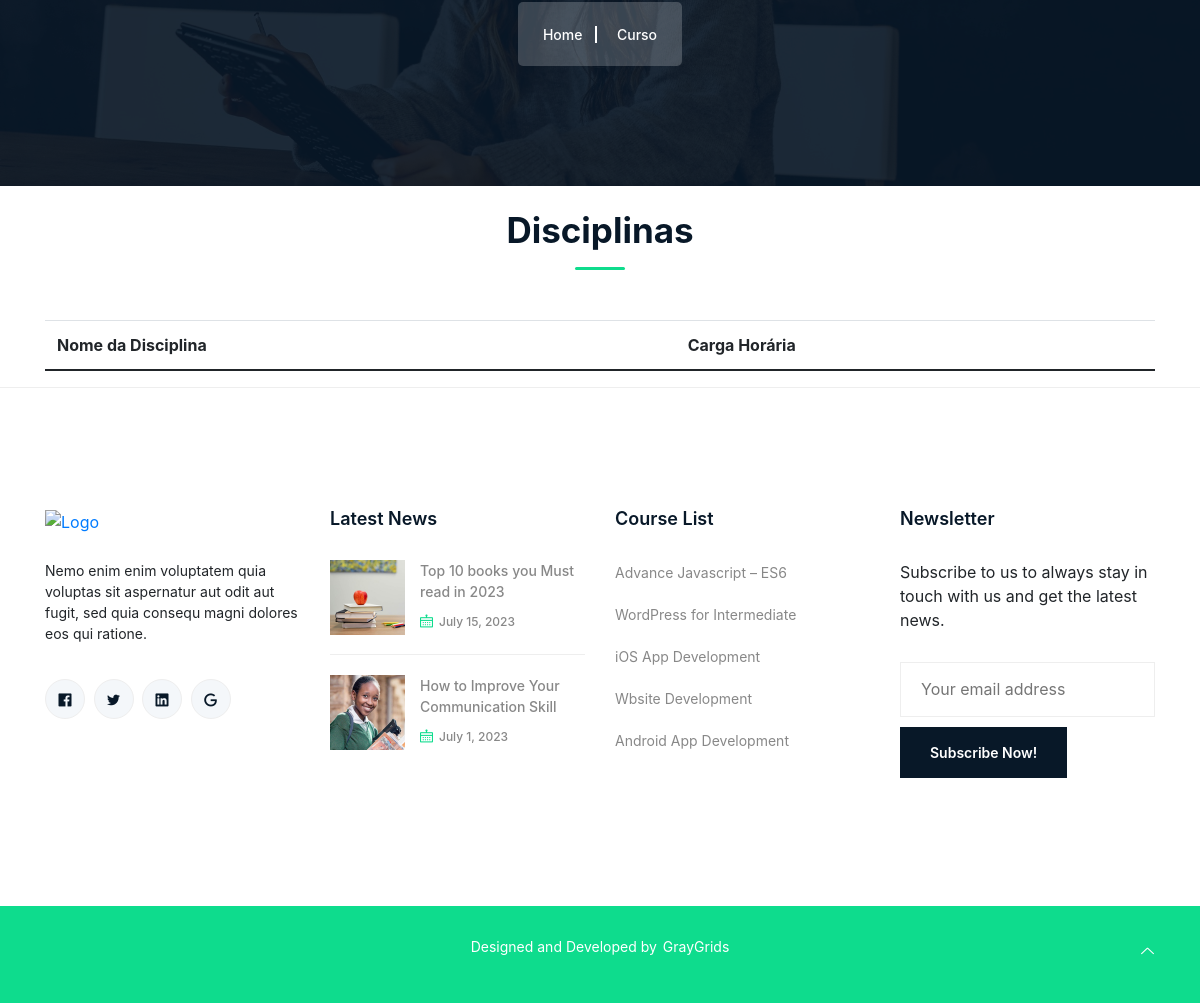
The app's page /curso-detalhe/2/ (lower part), older data.
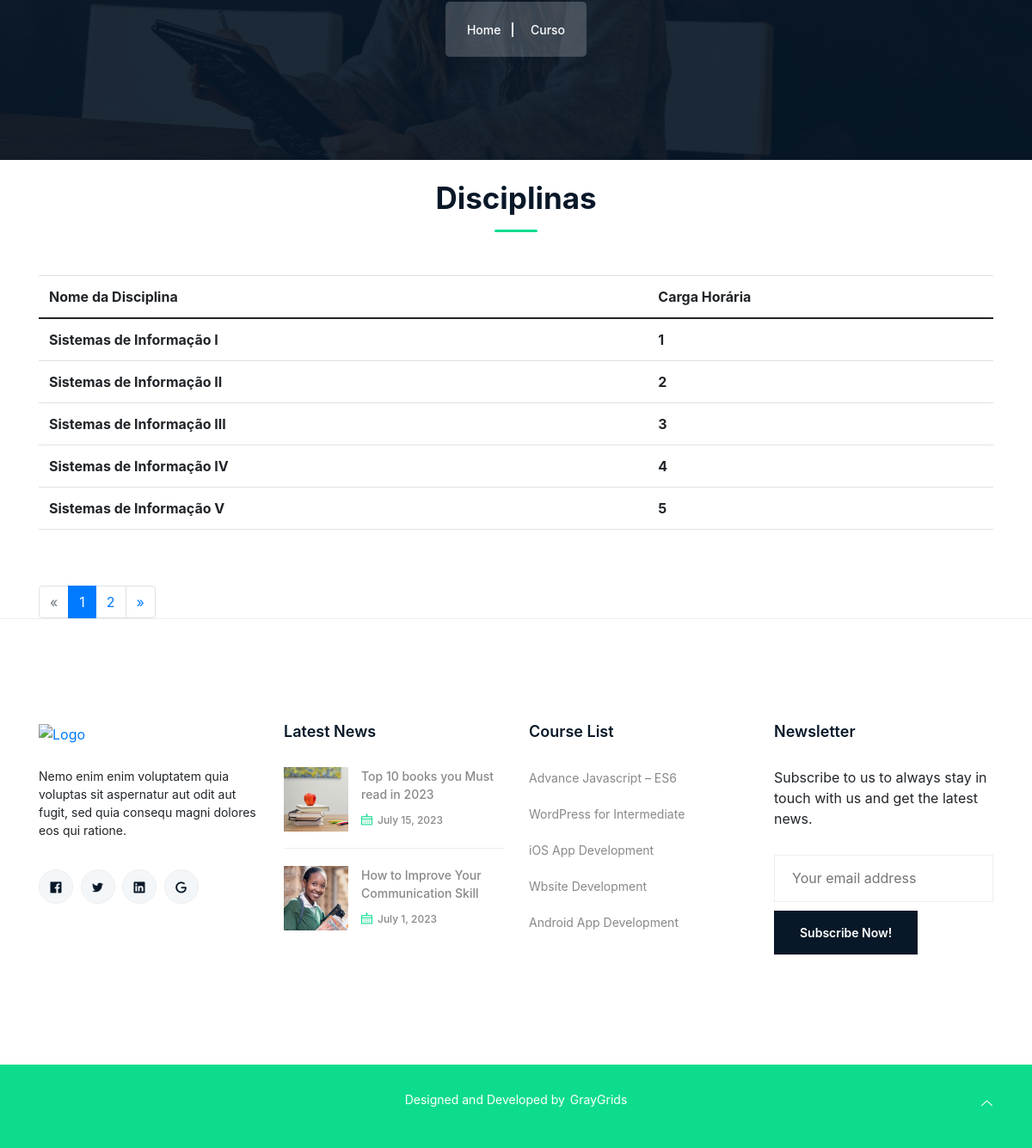
The same page, newer data.
### aplic/models.py (models this page shows, shortened)
class Disciplina(models.Model):
    curso = models.ForeignKey(Curso, on_delete=models.CASCADE)
    nome = models.CharField('Nome', max_length=100)
    carga_horaria = models.IntegerField('Carga horária')
    obrigatoria = models.BooleanField('Obrigatória', default=True)
    ementa = models.TextField('Ementa', blank=True, max_length=500)
    bibliografia = models.TextField('Bibliografia', blank=True, max_length=500)
    class Meta:
        verbose_name = 'Disciplina'
        verbose_name_plural = 'Disciplinas'

### aplic/views.py (the view)
# urls.py: path('curso-detalhe/<int:id>/', CursoDetalheView.as_view(), name='curso-detalhe'),
class CursoDetalheView(ListView):
    template_name = 'course-detail.html'
    paginate_by = 5
    ordering = 'nome'
    model = Disciplina
    def get_context_data(self, **kwargs):
        context = super(CursoDetalheView, self).get_context_data(**kwargs)
        id = self.kwargs['id']
        context['curso'] = Curso.objects.filter(id=id).first
        return context
    def get_queryset(self, **kwargs):
        id = self.kwargs['id']
        return Disciplina.objects.filter(curso_id=id)

### aplic/templates/course-detail.html (shortened to what this page needs)
{% extends 'base.html'  %}
{% load static %}
{% block content %}
    <div class="breadcrumbs overlay">
        <div class="container">
            <div class="row align-items-center">
                <div class="col-lg-8 offset-lg-2 col-md-12 col-12">
                    <ul class="breadcrumb-nav">
                        <li><a href="{% url 'index' %}">Home</a></li>
                        <li>Curso</li>
                    </ul>
                </div>
            </div>
        </div>
    </div>
    <section id="curso">
        <div class="container">
           <div class="row">
              <div class="col-12">
                 <div class="section-title align-center gray-bg">
                    <br/>
                    <h2 class="wow fadeInUp" data-wow-delay=".4s" style="visibility: visible; animation-delay: 0.4s; animation-name: fadeInUp;">Disciplinas</h2>
                 </div>
              </div>
           </div>
            <table class="table">
                <thead>
                    <tr>
                        <th scope="col">Nome da Disciplina</th>
                        <th scope="col">Carga Horária</th>
                    </tr>
                </thead>
                <tbody>
                    {% for d in page_obj %}
                        <tr>
                            <th scope="row">{{ d.nome }}</th>
                            <th scope="row">{{ d.carga_horaria }}</th>
                        </tr>
                    {% endfor %}
                </tbody>
            </table>
           {% include 'paginacao.html' %}
        </div>
     </section>
{% endblock %}

### aplic/templates/base.html (shortened to what this page needs)
{% load static %}
{% load bootstrap4 %}
<!DOCTYPE html>
<html class="no-js" lang="pt-br">
<head>
    <link rel="stylesheet" href="{% static 'css/bootstrap.min.css' %}" />
    <link rel="stylesheet" href="{% static 'css/LineIcons.2.0.css' %}" />
    <link rel="stylesheet" href="{% static 'css/animate.css' %}" />
    <link rel="stylesheet" href="{% static 'css/tiny-slider.css' %}" />
    <link rel="stylesheet" href="{% static 'css/glightbox.min.css' %}" />
    <link rel="stylesheet" href="{% static 'css/main.css' %}" />
    {% bootstrap_css %}
</head>
<body>
    {% block content %} {% endblock %}
    {% include 'footer.html' %}
    <a href="#" class="scroll-top btn-hover">
        <i class="lni lni-chevron-up"></i>
    </a>
</body>
</html>

### aplic/templates/toolbar.html (shortened to what this page needs)
{% load static %}

### aplic/templates/navbar.html (shortened to what this page needs)
{% load static %}

### aplic/templates/paginacao.html
{% load static %}
 {% if is_paginated %}
                <nav aria-label="navegacao-paginacao">
                    <ul class="pagination">
                        {% if page_obj.has_previous %}
                            <li class="page-item"><a class="page-link" href="?page={{ page_obj.previous_page_number }}">&laquo;</a></li>
                        {% else %}
                            <li class="page-item disabled"><a class="page-link" href="#">&laquo;</a></li>
                        {% endif %}
                        {% for num in paginator.page_range %}
                            {% if page_obj.number == num %}
                                <li class="page-item active"><a class="page-link" href="#">{{ num }}</a></li>
                            {% else %}
                                <li class="page-item"><a class="page-link" href="?page={{ num }}">{{ num }}</a></li>
                            {% endif %}
                        {% endfor %}
                        {% if page_obj.has_next %}
                            <li class="page-item"><a class="page-link" href="?page={{ page_obj.next_page_number }}">&raquo;</a></li>
                        {% else %}
                            <li class="page-item disabled"><a class="page-link" href="#">&raquo;</a></li>
                        {% endif %}
                    </ul>
                </nav>
            {% endif %}

### aplic/templates/footer.html
{% load static %}
    <footer class="footer">
        <div class="footer-middle">
            <div class="container">
                <div class="row">
                    <div class="col-lg-3 col-md-6 col-12">
                        <div class="f-about single-footer">
                            <div class="logo">
                                <a href="{% url 'index' %}"><img src="{% static 'images/logo/logo.svg' %}" alt="Logo"></a>
                            </div>
                            <p>Nemo enim enim voluptatem quia voluptas sit aspernatur aut odit aut fugit, sed quia
                                consequ magni dolores eos qui ratione.</p>
                            <div class="footer-social">
                                <ul>
                                    <li><a href="javascript:void(0)"><i class="lni lni-facebook-original"></i></a></li>
                                    <li><a href="javascript:void(0)"><i class="lni lni-twitter-original"></i></a></li>
                                    <li><a href="javascript:void(0)"><i class="lni lni-linkedin-original"></i></a></li>
                                    <li><a href="javascript:void(0)"><i class="lni lni-google"></i></a></li>
                                </ul>
                            </div>
                        </div>
                    </div>
                    <div class="col-lg-3 col-md-6 col-12">
                        <div class="single-footer sm-custom-border recent-blog">
                            <h3>Latest News</h3>
                            <ul>
                                <li>
                                    <a href="blog-single-sidebar.html"><img src="{% static 'images/blog/footer-news1.jpg' %}" alt="#">
                                        Top 10 books you Must read in 2023
                                    </a>
                                    <span class="date"><i class="lni lni-calendar"></i>July 15, 2023</span>
                                </li>
                                <li>
                                    <a href="blog-single-sidebar.html"><img src="{% static 'images/blog/footer-news2.jpg' %}" alt="#">
                                        How to Improve Your Communication Skill
                                    </a>
                                    <span class="date"><i class="lni lni-calendar"></i>July 1, 2023</span>
                                </li>
                            </ul>
                        </div>
                    </div>
                    <div class="col-lg-3 col-md-6 col-12">
                        <div class="single-footer sm-custom-border f-link">
                            <h3>Course List</h3>
                            <ul>
                                <li><a href="javascript:void(0)">Advance Javascript – ES6</a></li>
                                <li><a href="javascript:void(0)">WordPress for Intermediate</a></li>
                                <li><a href="javascript:void(0)">iOS App Development</a></li>
                                <li><a href="javascript:void(0)">Wbsite Development</a></li>
                                <li><a href="javascript:void(0)">Android App Development</a></li>
                            </ul>
                        </div>
                    </div>
                    <div class="col-lg-3 col-md-6 col-12">
                        <div class="single-footer footer-newsletter">
                            <h3>Newsletter</h3>
                            <p>Subscribe to us to always stay in touch with us and get the latest news.</p>
                            <form action="mail/mail.php" method="get" target="_blank" class="newsletter-form">
                                <input name="EMAIL" placeholder="Your email address" class="common-input"
                                    onfocus="this.placeholder = ''"
                                    onblur="this.placeholder = 'Your email address'" required="" type="email">
                                <div class="button">
                                    <button class="btn">Subscribe Now!</button>
                                </div>
                            </form>
                        </div>
                    </div>
                </div>
            </div>
        </div>
        <div class="footer-bottom">
            <div class="container">
                <div class="inner">
                    <div class="row">
                        <div class="col-12">
                            <div class="left">
                                <p>Designed and Developed by<a href="https://graygrids.com/" rel="nofollow"
                                        target="_blank">GrayGrids</a></p>
                            </div>
                        </div>
                    </div>
                </div>
            </div>
        </div>
    </footer>

Row changes from the older to the newer data that the page shows:
added Disciplina: nome "Sistemas de Informação I", carga_horaria "1"
added Disciplina: nome "Sistemas de Informação II", carga_horaria "2"
added Disciplina: nome "Sistemas de Informação III", carga_horaria "3"
added Disciplina: nome "Sistemas de Informação IV", carga_horaria "4"
added Disciplina: nome "Sistemas de Informação V", carga_horaria "5"
Text that changed along with them:
new list line: "1"
new list line: "2"
